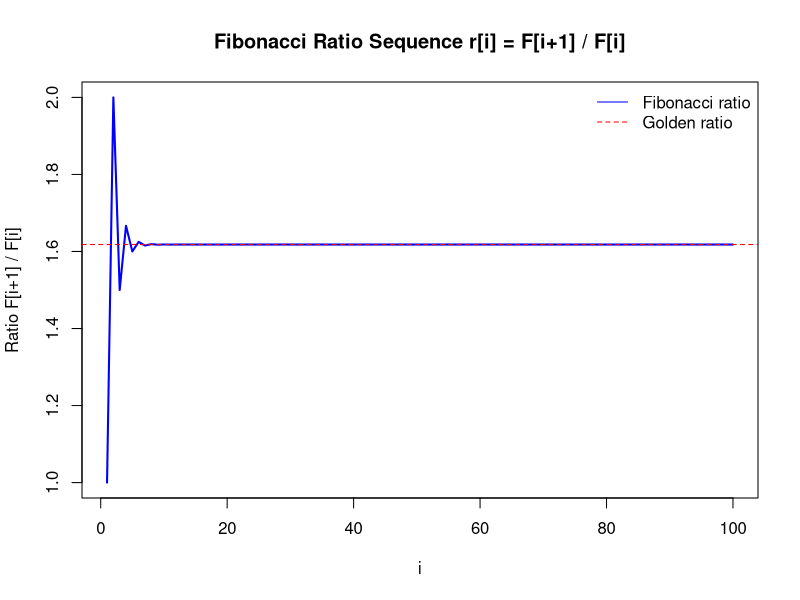
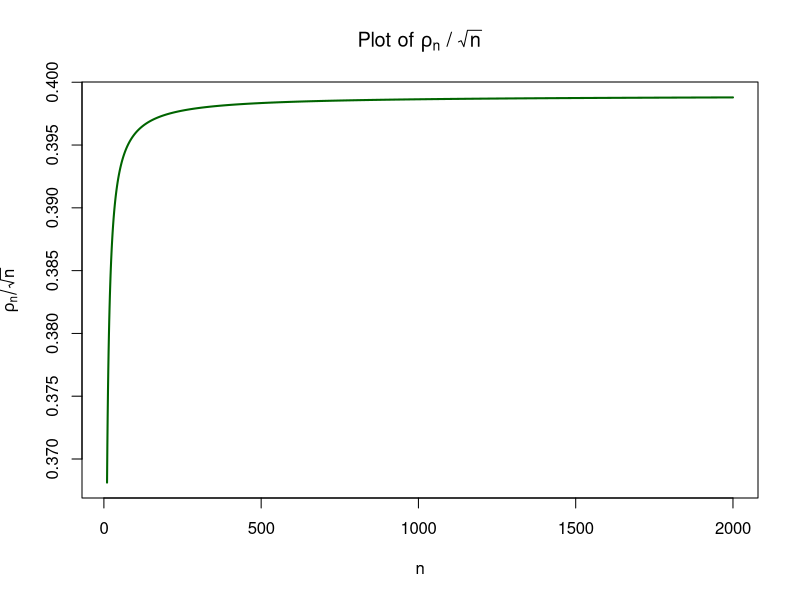

These charts were generated, in order, by the following R code:
## ---- chunk 1
# Function with for-Loop
fib_ratio_for <- function(n) {
  fib <- numeric(n + 1)
  fib[1] <- 1
  fib[2] <- 1
  for (i in 3:(n + 1)) {
    fib[i] <- fib[i - 1] + fib[i - 2]
  }
  return(fib[2:(n + 1)] / fib[1:n])
}

# Function with while-Lopp
fib_ratio_while <- function(n) {
  fib <- numeric(n + 1)
  fib[1] <- 1
  fib[2] <- 1
  i <- 3
  while (i <= n + 1) {
    fib[i] <- fib[i - 1] + fib[i - 2]
    i <- i + 1
  }
  return(fib[2:(n + 1)] / fib[1:n])
}

## ---- chunk 2
# Benchmark with microbenchmark
library(microbenchmark)

n1 <- 200
n2 <- 2000

bench_results <- microbenchmark(
  for_200 = fib_ratio_for(n1),
  while_200 = fib_ratio_while(n1),
  for_2000 = fib_ratio_for(n2),
  while_2000 = fib_ratio_while(n2),
  times = 10L
)

print(bench_results)

## ---- chunk 3
# Plot for n = 100
n <- 100
ratios <- fib_ratio_for(n)

plot(1:n, ratios, type = "l", col = "blue", lwd = 2,
     main = "Fibonacci Ratio Sequence r[i] = F[i+1] / F[i]",
     xlab = "i", ylab = "Ratio F[i+1] / F[i]")
abline(h = (1 + sqrt(5)) / 2, col = "red", lty = 2)  # Golden ratio
legend("topright", legend = c("Fibonacci ratio", "Golden ratio"), 
       col = c("blue", "red"), lty = c(1, 2), bty = "n")

## ---- chunk 4
# Function to compute rho_n using the gamma function
rho_gamma <- function(n) {
  num <- gamma((n - 1) / 2)
  denom <- gamma(1 / 2) * gamma((n - 2) / 2)
  rho <- num / denom
  return(rho)
}

## ---- chunk 5
# Evaluate rho_n for n = 2000
rho_n_2000 <- rho_gamma(2000)
print(rho_n_2000)


## ---- chunk 6
# Numerically stable version using logarithms
rho_gamma_stable <- function(n) {
  log_num <- lgamma(n / 2)
  log_denom <- lgamma(1 / 2) + lgamma((n - 1) / 2)
  log_rho <- log_num - log_denom
  return(exp(log_rho))
}


# Test for large n
rho_stable_2000 <- rho_gamma_stable(2000)
print(rho_stable_2000)


## ---- chunk 7

n_vals <- 10:2000
rho_vals <- sapply(n_vals, rho_gamma_stable)
y_vals <- rho_vals / sqrt(n_vals)

plot(n_vals, y_vals, type = "l", col = "darkgreen", lwd = 2,
     main = expression(paste("Plot of ", rho[n], " / ", sqrt(n))),
     xlab = "n", ylab = expression(rho[n] / sqrt(n)))


